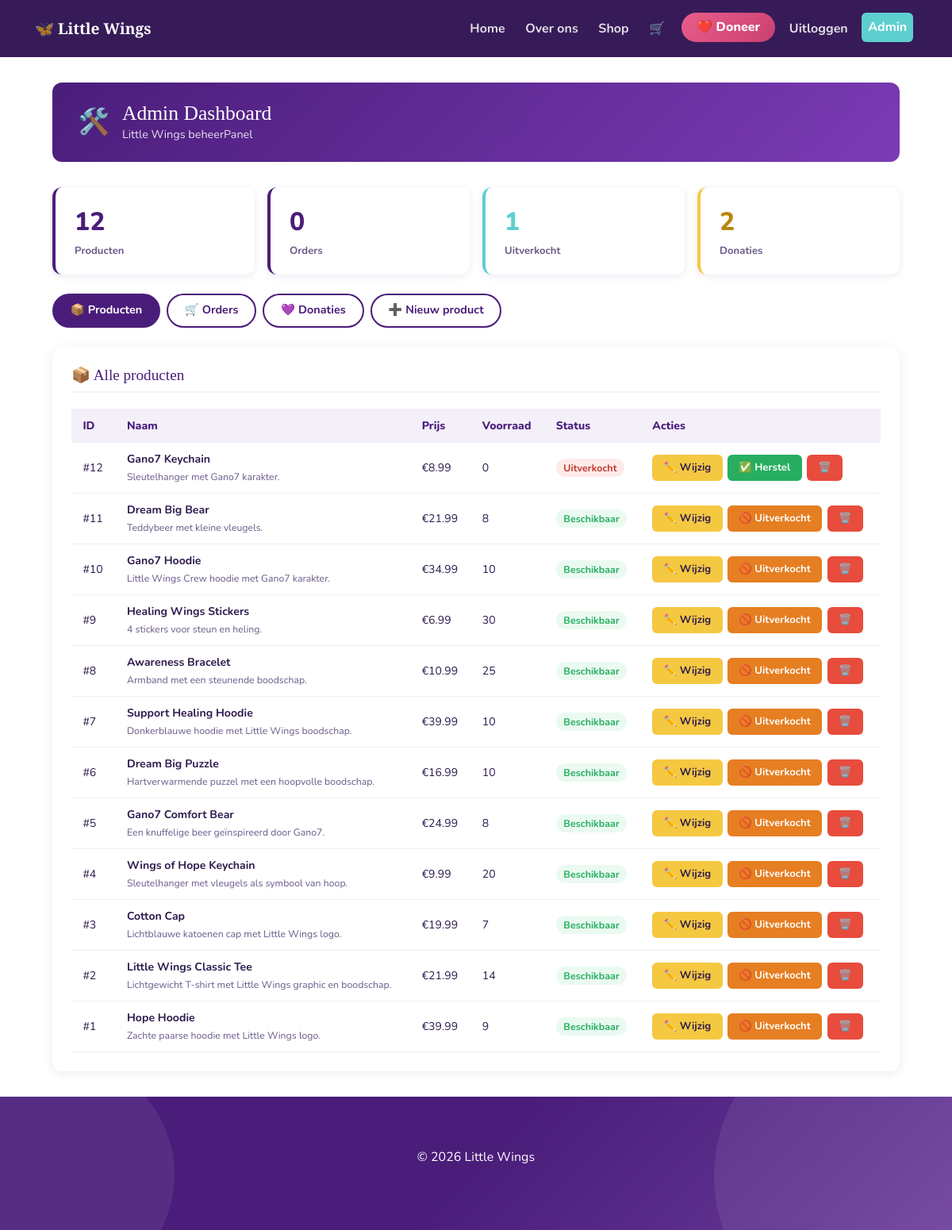
The page /admin (signed in) on the database its author committed.
### app/models.py (models this page shows, shortened)
class Product(db.Model):
    __tablename__ = 'product'
    id: Mapped[int] = mapped_column(primary_key=True)
    naam: Mapped[str] = mapped_column(String(100), nullable=False)
    beschrijving: Mapped[str | None] = mapped_column(Text)
    prijs: Mapped[float] = mapped_column(Float, nullable=False)
    voorraad: Mapped[int] = mapped_column(Integer, default=0)
    foto: Mapped[str | None] = mapped_column(String(200))

### app/auth.py (the view)
    def check(**url_waarde):
        if not current_user.is_authenticated:
            return redirect(url_for('login'))
        if current_user.email not in ADMIN_EMAILS:
            abort(403)
        return functie(**url_waarde)

### app/auth.py (called while the page is built)
def admin_required(functie):
    def check(**url_waarde):
        if not current_user.is_authenticated:
            return redirect(url_for('login'))
        if current_user.email not in ADMIN_EMAILS:
            abort(403)
        return functie(**url_waarde)
    check.__name__ = functie.__name__
    return check

### app/models.py (called while the page is built)
@login_manager.user_loader
def load_user(user_id: int):
    return db.session.get(User, int(user_id))

### app/templates/admin.html (shortened to what this page needs)
{% extends "base.html" %}
{% block content %}
<div class="admin-wrap">
  <div class="admin-header">
    <span style="font-size:2rem">🛠️</span>
    <div>
      <h1>Admin Dashboard</h1>
      <div style="font-size:.9rem;opacity:.85">Little Wings beheerPanel</div>
    </div>
  </div>
  <div class="stats-row">
    <div class="stat-box">
      <div class="num">{{ producten|length }}</div>
      <div class="lbl">Producten</div>
    </div>
    <div class="stat-box">
      <div class="num">{{ orders|length }}</div>
      <div class="lbl">Orders</div>
    </div>
    <div class="stat-box" style="border-color:var(--teal)">
      <div class="num" style="color:var(--teal)">{{ producten|selectattr('voorraad','eq',0)|list|length }}</div>
      <div class="lbl">Uitverkocht</div>
    </div>
    <div class="stat-box" style="border-color:var(--gold)">
      <div class="num" style="color:#b8860b">{{ donaties|length }}</div>
      <div class="lbl">Donaties</div>
    </div>
  </div>
  <div class="admin-tabs">
    <a href="#producten" class="admin-tab {% if tab == 'producten' or not tab %}active{% endif %}">📦 Producten</a>
    <a href="#orders" class="admin-tab {% if tab == 'orders' %}active{% endif %}">🛒 Orders</a>
    <a href="#donaties" class="admin-tab {% if tab == 'donaties' %}active{% endif %}">💜 Donaties</a>
    <a href="#nieuw" class="admin-tab {% if tab == 'nieuw' %}active{% endif %}">➕ Nieuw product</a>
  </div>
  <div id="producten" class="admin-section">
    <div class="admin-card">
      <h2>📦 Alle producten</h2>
      {% if producten %}
      <div style="overflow-x:auto">
        <table class="admin-table">
          <thead>
            <tr>
              <th>ID</th><th>Naam</th><th>Prijs</th><th>Voorraad</th><th>Status</th><th>Acties</th>
            </tr>
          </thead>
          <tbody>
            {% for p in producten %}
            {% if edit_id == p.id %}
            <tr class="edit-form-row">
              <td colspan="6">
                <strong style="color:var(--primary);display:block;margin-bottom:.8rem">✏️ Product #{{ p.id }} wijzigen</strong>
                <form method="POST" action="{{ url_for('admin_wijzig_product', product_id=p.id) }}" class="admin-form">
                  <div class="form-row">
                    <div>
                      <label>Naam</label>
                      <input type="text" name="naam" value="{{ p.naam }}" required>
                    </div>
                    <div>
                      <label>Prijs (€)</label>
                      <input type="number" name="prijs" step="0.01" min="0" value="{{ '%.2f'|format(p.prijs) }}" required>
                    </div>
                  </div>
                  <div class="form-row">
                    <div>
                      <label>Voorraad</label>
                      <input type="number" name="voorraad" min="0" value="{{ p.voorraad }}">
                    </div>
                    <div>
                      <label>Foto (bestandsnaam)</label>
                      <input type="text" name="foto" value="{{ p.foto or '' }}" placeholder="bijv. hoodie.png">
                    </div>
                  </div>
                  <div>
                    <label>Beschrijving</label>
                    <textarea name="beschrijving" rows="2">{{ p.beschrijving or '' }}</textarea>
                  </div>
                  <div style="display:flex;gap:.5rem;margin-top:.3rem;flex-wrap:wrap">
                    <button type="submit" class="btn-primary">💾 Opslaan</button>
                    <a href="{{ url_for('admin') }}" class="btn-warning">✕ Annuleer</a>
                  </div>
                </form>
              </td>
            </tr>
            {% else %}
            <tr>
              <td>#{{ p.id }}</td>
              <td>
                <strong>{{ p.naam }}</strong>
                {% if p.beschrijving %}
                  <br><small style="color:var(--text-light)">{{ p.beschrijving[:60] }}{% if p.beschrijving|length > 60 %}…{% endif %}</small>
                {% endif %}
              </td>
              <td>€{{ '%.2f'|format(p.prijs) }}</td>
              <td>{{ p.voorraad }}</td>
              <td>
                {% if p.voorraad == 0 %}
                  <span class="badge-uitverkocht">Uitverkocht</span>
                {% else %}
                  <span class="badge-beschikbaar">Beschikbaar</span>
                {% endif %}
              </td>
              <td>
                <div class="actions">
                  <a href="{{ url_for('admin', edit_id=p.id) }}#producten" class="btn-warning">✏️ Wijzig</a>
                  <form method="POST" action="{{ url_for('admin_uitverkocht', product_id=p.id) }}">
                    {% if p.voorraad == 0 %}
                      <button type="submit" class="btn-groen">✅ Herstel</button>
                    {% else %}
                      <button type="submit" class="btn-oranje">🚫 Uitverkocht</button>
                    {% endif %}
                  </form>
                  <form method="POST" action="{{ url_for('admin_verwijder_product', product_id=p.id) }}">
                    <button type="submit" class="btn-danger">🗑️</button>
                  </form>
                </div>
              </td>
            </tr>
            {% endif %}
            {% endfor %}
          </tbody>
        </table>
      </div>
      {% else %}
        <p style="color:var(--text-light);text-align:center;padding:2rem">
          Nog geen producten. <a href="#nieuw" style="color:var(--primary)">Voeg er één toe ➕</a>
        </p>
      {% endif %}
    </div>
  </div>
</div>
{% endblock %}

### app/static/css/style.css (style rules this page uses)
:root { --primary: #4a1d7a; --primary-light: #7b3bb5; --teal: #5ecfcf; --gold: #f5c842; --white: #ffffff; --text: #2d1b4e; --text-light: #6b5a8a; --light-bg: #f4f0fa; --border: #e8e0f5; --surface: #faf8ff; }
* { box-sizing: border-box; margin: 0; padding: 0; }
body { font-family: 'Nunito', sans-serif; color: var(--text); background: var(--white); }
.admin-wrap { max-width: 1100px; margin: 2rem auto; padding: 0 1rem; }
.admin-header { background: linear-gradient(135deg, var(--primary), var(--primary-light)); color: #fff; padding: 1.5rem 2rem; border-radius: 12px; margin-bottom: 2rem; display: flex; align-items: center; gap: 1rem; }
.admin-header h1 { margin: 0; font-size: 1.6rem; font-family: 'Playfair Display', serif; }
.admin-tabs { display: flex; gap: .5rem; margin-bottom: 1.5rem; flex-wrap: wrap; }
.admin-tab { padding: .55rem 1.3rem; border: 2px solid var(--primary); border-radius: 30px; background: transparent; color: var(--primary); font-weight: 700; text-decoration: none; font-size: .9rem; transition: all .2s; }
.admin-tab:hover, .admin-tab.active { background: var(--primary); color: #fff; }
.admin-section { display: none; }
#producten { display: block; }
.admin-card { background: #fff; border-radius: 12px; box-shadow: 0 2px 12px rgba(74,29,122,.1); padding: 1.5rem; margin-bottom: 1.5rem; }
.admin-card h2 { font-size: 1.2rem; color: var(--primary); margin-bottom: 1.2rem; font-family: 'Playfair Display', serif; border-bottom: 2px solid var(--light-bg); padding-bottom: .6rem; }
.stats-row { display: grid; grid-template-columns: repeat(auto-fit, minmax(160px,1fr)); gap: 1rem; margin-bottom: 1.5rem; }
.stat-box { background: #fff; border-radius: 12px; padding: 1.2rem 1.5rem; box-shadow: 0 2px 10px rgba(74,29,122,.1); border-left: 4px solid var(--primary); }
.stat-box .num { font-size: 2rem; font-weight: 800; color: var(--primary); }
.stat-box .lbl { font-size: .82rem; color: var(--text-light); font-weight: 700; margin-top: .2rem; }
.admin-table { width: 100%; border-collapse: collapse; font-size: .88rem; }
.admin-table th { background: var(--light-bg); color: var(--primary); padding: .7rem .9rem; text-align: left; font-weight: 800; }
.admin-table td { padding: .65rem .9rem; border-bottom: 1px solid #f0eaf8; vertical-align: middle; }
.badge-uitverkocht { background: #ffeaea; color: #c0392b; padding: .2rem .6rem; border-radius: 20px; font-size: .78rem; font-weight: 700; }
.badge-beschikbaar { background: #eafaf1; color: #27ae60; padding: .2rem .6rem; border-radius: 20px; font-size: .78rem; font-weight: 700; }
.btn-danger { background: #e74c3c; color: #fff; border: none; padding: .4rem .9rem; border-radius: 6px; font-size: .82rem; font-weight: 700; cursor: pointer; }
.btn-warning { background: var(--gold); color: var(--text); border: none; padding: .4rem .9rem; border-radius: 6px; font-size: .82rem; font-weight: 700; cursor: pointer; text-decoration: none; display: inline-block; }
.btn-groen { background: #27ae60; color: #fff; border: none; padding: .4rem .9rem; border-radius: 6px; font-size: .82rem; font-weight: 700; cursor: pointer; }
.btn-oranje { background: #e67e22; color: #fff; border: none; padding: .4rem .9rem; border-radius: 6px; font-size: .82rem; font-weight: 700; cursor: pointer; }
.actions { display: flex; gap: .4rem; flex-wrap: wrap; align-items: center; }

### rows shown on the page
Product: id "12", naam "Gano7 Keychain", beschrijving "Sleutelhanger met Gano7 karakter.", prijs "8.99", voorraad "0", shows "Uitverkocht", shows "✅ Herstel"
Product: id "11", naam "Dream Big Bear", beschrijving "Teddybeer met kleine vleugels.", prijs "21.99", voorraad "8", shows "Beschikbaar", shows "🚫 Uitverkocht"
Product: id "10", naam "Gano7 Hoodie", beschrijving "Little Wings Crew hoodie met Gano7 karakter.", prijs "34.99", voorraad "10", shows "Beschikbaar", shows "🚫 Uitverkocht"
Product: id "9", naam "Healing Wings Stickers", beschrijving "4 stickers voor steun en heling.", prijs "6.99", voorraad "30", shows "Beschikbaar", shows "🚫 Uitverkocht"
Product: id "8", naam "Awareness Bracelet", beschrijving "Armband met een steunende boodschap.", prijs "10.99", voorraad "25", shows "Beschikbaar", shows "🚫 Uitverkocht"
Product: id "7", naam "Support Healing Hoodie", beschrijving "Donkerblauwe hoodie met Little Wings boodschap.", prijs "39.99", voorraad "10", shows "Beschikbaar", shows "🚫 Uitverkocht"
Product: id "6", naam "Dream Big Puzzle", beschrijving "Hartverwarmende puzzel met een hoopvolle boodschap.", prijs "16.99", voorraad "10", shows "Beschikbaar", shows "🚫 Uitverkocht"
Product: id "5", naam "Gano7 Comfort Bear", beschrijving "Een knuffelige beer geïnspireerd door Gano7.", prijs "24.99", voorraad "8", shows "Beschikbaar", shows "🚫 Uitverkocht"
Product: id "4", naam "Wings of Hope Keychain", beschrijving "Sleutelhanger met vleugels als symbool van hoop.", prijs "9.99", voorraad "20", shows "Beschikbaar", shows "🚫 Uitverkocht"
Product: id "3", naam "Cotton Cap", beschrijving "Lichtblauwe katoenen cap met Little Wings logo.", prijs "19.99", voorraad "7", shows "Beschikbaar", shows "🚫 Uitverkocht"
Product: id "2", naam "Little Wings Classic Tee", beschrijving "Lichtgewicht T-shirt met Little Wings graphic en boodschap.", prijs "21.99", voorraad "14", shows "Beschikbaar", shows "🚫 Uitverkocht"
Product: id "1", naam "Hope Hoodie", beschrijving "Zachte paarse hoodie met Little Wings logo.", prijs "39.99", voorraad "9", shows "Beschikbaar", shows "🚫 Uitverkocht"

### other values the page prints
{{ producten|length }} "12"
{{ orders|length }} "0"
{{ producten|selectattr('voorraad','eq',0)|list|length }} "1"
{{ donaties|length }} "2"
